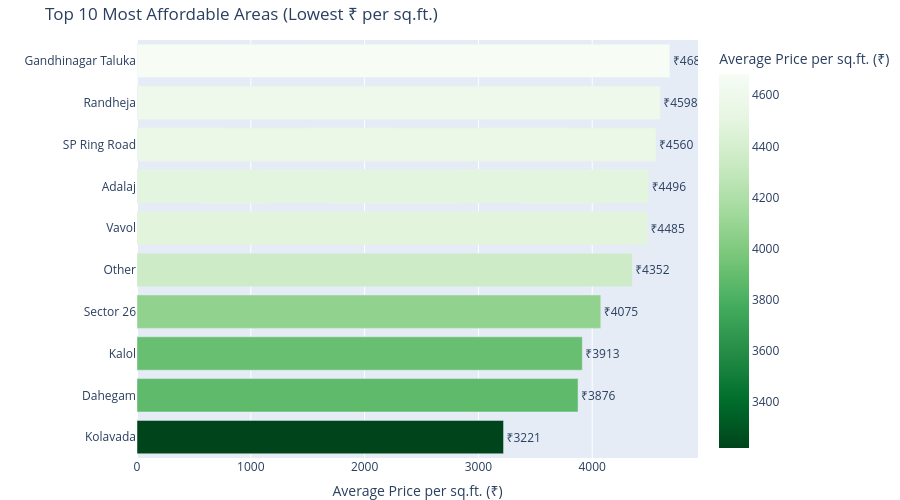

Write notebook code for a chart like this one.
### Code cell
# Compute price per sqft in Rupees (if not already done)
df['price_inr'] = df['Price'] * 100000   # convert Lakhs → Rupees
df['price_per_sqft'] = df['price_inr'] / df['Area']

# Group by Mapped_Area and get mean price per sqft
area_avg = df.groupby('Mapped_Area')['price_per_sqft'].mean().reset_index()
area_avg = area_avg.sort_values('price_per_sqft', ascending=True).head(10)   # ascending = cheapest first

# Create horizontal bar chart
fig = px.bar(
    area_avg,
    x='price_per_sqft',
    y='Mapped_Area',
    orientation='h',
    title='Top 10 Most Affordable Areas (Lowest ₹ per sq.ft.)',
    labels={'price_per_sqft': 'Average Price per sq.ft. (₹)', 'Mapped_Area': ''},
    color='price_per_sqft',
    color_continuous_scale='Greens_r',   # darker green = lower price
    text='price_per_sqft'
)

fig.update_traces(texttemplate='₹%{text:.0f}', textposition='outside')
fig.update_layout(height=500, margin=dict(l=0, r=0, t=40, b=0))
fig.show()

### Figure 1 — Plotly figure (JSON) as saved in the notebook; plotly's stock layout.template omitted (floating-point values rounded to 4 significant figures)
{"data": [{"hovertemplate": "Average Price per sq.ft. (₹)=%{marker.color}<br>=%{y}<extra></extra>", "legendgroup": "", "marker": {"color": [3221.0, 3876.0, 3913.0, 4075.0, 4352.0, 4485.0, 4496.0, 4560.0, 4598.0, 4683.0], "coloraxis": "coloraxis", "pattern": {"shape": ""}}, "name": "", "orientation": "h", "showlegend": false, "text": [3221.0, 3876.0, 3913.0, 4075.0, 4352.0, 4485.0, 4496.0, 4560.0, 4598.0, 4683.0], "textposition": "outside", "texttemplate": "₹%{text:.0f}", "type": "bar", "x": [3221.0, 3876.0, 3913.0, 4075.0, 4352.0, 4485.0, 4496.0, 4560.0, 4598.0, 4683.0], "xaxis": "x", "y": ["Kolavada", "Dahegam", "Kalol", "Sector 26", "Other", "Vavol", "Adalaj", "SP Ring Road", "Randheja", "Gandhinagar Taluka"], "yaxis": "y"}], "layout": {"barmode": "relative", "coloraxis": {"colorbar": {"title": {"text": "Average Price per sq.ft. (₹)"}}, "colorscale": [[0, "rgb(0,68,27)"], [0.125, "rgb(0,109,44)"], [0.25, "rgb(35,139,69)"], [0.375, "rgb(65,171,93)"], [0.5, "rgb(116,196,118)"], [0.625, "rgb(161,217,155)"], [0.75, "rgb(199,233,192)"], [0.875, "rgb(229,245,224)"], [1, "rgb(247,252,245)"]]}, "height": 500, "legend": {"tracegroupgap": 0}, "margin": {"b": 0, "l": 0, "r": 0, "t": 40}, "title": {"text": "Top 10 Most Affordable Areas (Lowest ₹ per sq.ft.)"}, "xaxis": {"anchor": "y", "domain": [0, 1], "title": {"text": "Average Price per sq.ft. (₹)"}}, "yaxis": {"anchor": "x", "domain": [0, 1], "title": {"text": ""}}}}
